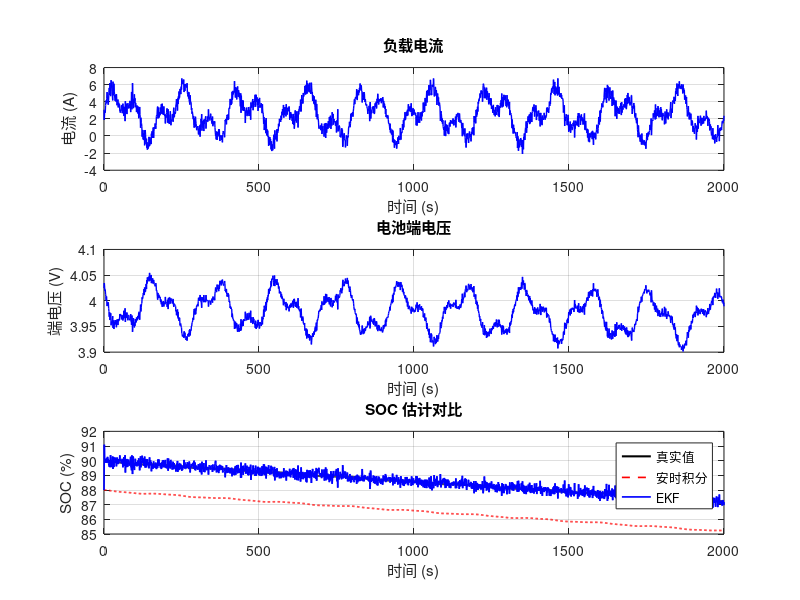

The MATLAB source for this figure: (Note: this script raises an error after producing the figure.)
%% 电池 SOC 估算 — 扩展卡尔曼滤波 (EKF)
% MATLAB R2016b 兼容
% 一阶 RC 等效电路模型 + EKF 状态估计
% 演示：真实 SOC vs 安时积分 vs EKF 估计

clear; clc; close all;

% 自动添加工具路径
scriptPath = fileparts(mfilename('fullpath'));
addpath(fullfile(scriptPath, '..', 'utils'));

%% 电池参数（锂离子电池 3.7V 标称）
Q_nom  = 50;        % 额定容量 [Ah]
V_oc   = @(soc) 3.2 + 0.9*soc + 0.1*soc.^2 - 0.05*soc.^3;  % OCV-SOC 曲线
R0     = 0.01;      % 欧姆内阻 [Ohm]
R1     = 0.015;     % 极化内阻 [Ohm]
C1     = 2000;      % 极化电容 [F]
tau1   = R1 * C1;   % 时间常数 [s]

%% 仿真设置
dt = 1.0;           % 采样时间 [s]
T  = 2000;          % 总时长 [s]
t  = 0:dt:T;
n  = length(t);

%% 生成负载电流（模拟 WLTC-like 工况）
I_base = 2.5 + 2*sin(2*pi*t/200) + 1.5*sin(2*pi*t/80);
I_load = I_base + 0.5*randn(size(t));   % 加测量噪声

%% 真实状态（参考值）
soc_true = zeros(1, n);
v1_true  = zeros(1, n);
soc = 0.9;  % 初始 SOC
v1  = 0;

for k = 1:n
    soc_true(k) = soc;
    v1_true(k)  = v1;
    % RC 环节 + SOC 积分
    v1 = v1 + dt * (-v1/tau1 + I_load(k)/C1);
    soc = soc - dt * I_load(k) / (Q_nom * 3600);
end

%% 测量电压（OCV - R0*I - V1 + 噪声）
R_meas = 0.002;     % 电压测量噪声标准差
V_term = V_oc(soc_true) - R0 * I_load - v1_true + R_meas*randn(size(t));

%% 安时积分法（开环，有漂移）
soc_ah = zeros(1, n);
soc_ah(1) = 0.88;   % 初始估计有偏差
for k = 2:n
    soc_ah(k) = soc_ah(k-1) - dt * I_load(k-1) / (Q_nom * 3600);
end

%% EKF 估计
% 状态向量 x = [SOC; V1]
% 观测: V_term = OCV(SOC) - R0*I - V1
soc_ekf = zeros(1, n);
soc_ekf(1) = 0.88;  % 相同初始误差

x = [0.88; 0];       % [SOC; V1]
P = diag([0.01^2, 0.001^2]);  % 初始协方差
Q_w = diag([1e-6, 1e-6]);     % 过程噪声
R_v = R_meas^2;                % 观测噪声

for k = 2:n
    Ik = I_load(k-1);
    dt_eff = dt;

    % 状态预测
    soc_pred = x(1) - dt_eff * Ik / (Q_nom * 3600);
    v1_pred  = x(2) + dt_eff * (-x(2)/tau1 + Ik/C1);
    x_pred = [soc_pred; v1_pred];

    % 雅可比矩阵
    A = [1, 0; 0, 1 - dt_eff/tau1];

    % 预测协方差
    P_pred = A * P * A' + Q_w;

    % 观测预测
    V_pred = V_oc(soc_pred) - R0 * Ik - v1_pred;

    % 观测雅可比 (dOCV/dSOC = 0.9 + 0.2*SOC - 0.15*SOC^2)
    dOCV = 0.9 + 0.2*soc_pred - 0.15*soc_pred^2;
    C = [dOCV, -1];

    % 卡尔曼增益
    K = P_pred * C' / (C * P_pred * C' + R_v);

    % 更新
    x = x_pred + K * (V_term(k) - V_pred);
    P = (eye(2) - K * C) * P_pred;

    soc_ekf(k) = x(1);
end

%% 绘图
figure('Position', [100 100, 850, 600]);

subplot(3,1,1);
plot(t, I_load, 'b-', 'LineWidth', 1);
xlabel('时间 (s)'); ylabel('电流 (A)');
grid on; title('负载电流');

subplot(3,1,2);
plot(t, V_term, 'b-', 'LineWidth', 1);
xlabel('时间 (s)'); ylabel('端电压 (V)');
grid on; title('电池端电压');

subplot(3,1,3);
plot(t, soc_true*100, 'k-', 'LineWidth', 1.5); hold on;
plot(t, soc_ah*100, 'r--', 'LineWidth', 1.2);
plot(t, soc_ekf*100, 'b-', 'LineWidth', 1.2);
xlabel('时间 (s)'); ylabel('SOC (%)');
legend('真实值', '安时积分', 'EKF', 'Location', 'best');
grid on; title('SOC 估计对比');

%% 误差统计
err_ah  = soc_ah - soc_true;
err_ekf = soc_ekf - soc_true;

fprintf('===== SOC 估计结果 =====\n');
fprintf('安时积分 RMS 误差: %.3f %%\n', rms_calculation(err_ah)*100);
fprintf('EKF 估计 RMS 误差: %.3f %%\n', rms_calculation(err_ekf)*100);
fprintf('安时积分 终值误差: %.3f %%\n', abs(soc_ah(end)-soc_true(end))*100);
fprintf('EKF 估计 终值误差: %.3f %%\n', abs(soc_ekf(end)-soc_true(end))*100);
